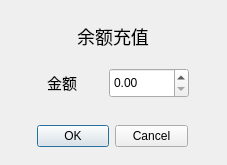
<?xml version="1.0" encoding="UTF-8"?>
<ui version="4.0">
 <class>recharge</class>
 <widget class="QDialog" name="recharge">
  <property name="geometry">
   <rect>
    <x>0</x>
    <y>0</y>
    <width>227</width>
    <height>165</height>
   </rect>
  </property>
  <property name="windowTitle">
   <string>余额充值</string>
  </property>
  <layout class="QGridLayout" name="gridLayout">
   <item row="2" column="0" colspan="2">
    <widget class="QWidget" name="widget" native="true">
     <widget class="QDialogButtonBox" name="buttonBox">
      <property name="geometry">
       <rect>
        <x>0</x>
        <y>20</y>
        <width>151</width>
        <height>24</height>
       </rect>
      </property>
      <property name="orientation">
       <enum>Qt::Horizontal</enum>
      </property>
      <property name="standardButtons">
       <set>QDialogButtonBox::Cancel|QDialogButtonBox::Ok</set>
      </property>
     </widget>
    </widget>
   </item>
   <item row="0" column="0" colspan="2">
    <widget class="QLabel" name="label">
     <property name="minimumSize">
      <size>
       <width>0</width>
       <height>40</height>
      </size>
     </property>
     <property name="styleSheet">
      <string notr="true">QLabel{font-size:18px}</string>
     </property>
     <property name="text">
      <string>余额充值</string>
     </property>
     <property name="alignment">
      <set>Qt::AlignCenter</set>
     </property>
    </widget>
   </item>
   <item row="1" column="0">
    <widget class="QLabel" name="label_2">
     <property name="maximumSize">
      <size>
       <width>40</width>
       <height>16777215</height>
      </size>
     </property>
     <property name="text">
      <string>&lt;html&gt;&lt;head/&gt;&lt;body&gt;&lt;p&gt;&lt;span style=&quot; font-size:11pt;&quot;&gt;金额&lt;/span&gt;&lt;/p&gt;&lt;/body&gt;&lt;/html&gt;</string>
     </property>
     <property name="alignment">
      <set>Qt::AlignRight|Qt::AlignTrailing|Qt::AlignVCenter</set>
     </property>
    </widget>
   </item>
   <item row="1" column="1">
    <widget class="QDoubleSpinBox" name="doubleSpinBox">
     <property name="minimumSize">
      <size>
       <width>0</width>
       <height>30</height>
      </size>
     </property>
     <property name="maximumSize">
      <size>
       <width>80</width>
       <height>16777215</height>
      </size>
     </property>
     <property name="focusPolicy">
      <enum>Qt::NoFocus</enum>
     </property>
     <property name="maximum">
      <double>9999.989999999999782</double>
     </property>
    </widget>
   </item>
  </layout>
 </widget>
 <resources/>
 <connections/>
</ui>
